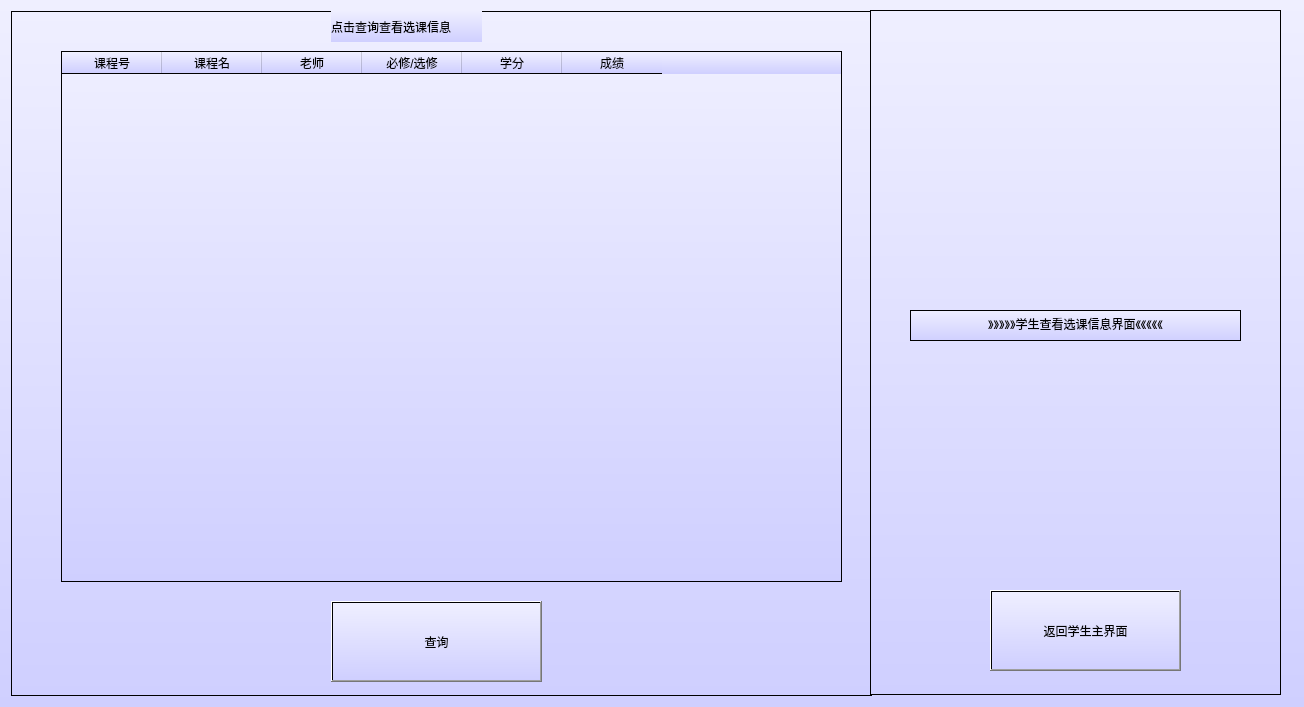
<?xml version="1.0" encoding="UTF-8"?>
<ui version="4.0">
 <class>Stu_Check</class>
 <widget class="QWidget" name="Stu_Check">
  <property name="geometry">
   <rect>
    <x>0</x>
    <y>0</y>
    <width>1304</width>
    <height>707</height>
   </rect>
  </property>
  <property name="windowTitle">
   <string>Form</string>
  </property>
  <property name="styleSheet">
   <string notr="true">background:QLinearGradient(x1:0,y1:0,x2:0,y2:1,stop:0 #efefff,stop:1 #cfcfff);</string>
  </property>
  <widget class="QFrame" name="frame">
   <property name="geometry">
    <rect>
     <x>11</x>
     <y>11</y>
     <width>861</width>
     <height>685</height>
    </rect>
   </property>
   <property name="frameShape">
    <enum>QFrame::StyledPanel</enum>
   </property>
   <property name="frameShadow">
    <enum>QFrame::Raised</enum>
   </property>
   <widget class="QLabel" name="label">
    <property name="geometry">
     <rect>
      <x>320</x>
      <y>0</y>
      <width>151</width>
      <height>31</height>
     </rect>
    </property>
    <property name="text">
     <string>点击查询查看选课信息</string>
    </property>
   </widget>
   <widget class="QTableWidget" name="tableWidget">
    <property name="geometry">
     <rect>
      <x>50</x>
      <y>40</y>
      <width>781</width>
      <height>531</height>
     </rect>
    </property>
    <column>
     <property name="text">
      <string>课程号</string>
     </property>
    </column>
    <column>
     <property name="text">
      <string>课程名</string>
     </property>
    </column>
    <column>
     <property name="text">
      <string>老师</string>
     </property>
    </column>
    <column>
     <property name="text">
      <string>必修/选修</string>
     </property>
    </column>
    <column>
     <property name="text">
      <string>学分</string>
     </property>
    </column>
    <column>
     <property name="text">
      <string>成绩</string>
     </property>
    </column>
   </widget>
   <widget class="QPushButton" name="searchButton">
    <property name="geometry">
     <rect>
      <x>320</x>
      <y>590</y>
      <width>211</width>
      <height>81</height>
     </rect>
    </property>
    <property name="text">
     <string>查询</string>
    </property>
   </widget>
  </widget>
  <widget class="QFrame" name="frame_3">
   <property name="geometry">
    <rect>
     <x>870</x>
     <y>10</y>
     <width>411</width>
     <height>685</height>
    </rect>
   </property>
   <property name="frameShape">
    <enum>QFrame::StyledPanel</enum>
   </property>
   <property name="frameShadow">
    <enum>QFrame::Raised</enum>
   </property>
   <widget class="QTextBrowser" name="textBrowser">
    <property name="geometry">
     <rect>
      <x>40</x>
      <y>300</y>
      <width>331</width>
      <height>31</height>
     </rect>
    </property>
    <property name="html">
     <string>&lt;!DOCTYPE HTML PUBLIC &quot;-//W3C//DTD HTML 4.0//EN&quot; &quot;http://www.w3.org/TR/REC-html40/strict.dtd&quot;&gt;
&lt;html&gt;&lt;head&gt;&lt;meta name=&quot;qrichtext&quot; content=&quot;1&quot; /&gt;&lt;style type=&quot;text/css&quot;&gt;
p, li { white-space: pre-wrap; }
&lt;/style&gt;&lt;/head&gt;&lt;body style=&quot; font-family:'SimSun'; font-size:9pt; font-weight:400; font-style:normal;&quot;&gt;
&lt;p align=&quot;center&quot; style=&quot; margin-top:0px; margin-bottom:0px; margin-left:0px; margin-right:0px; -qt-block-indent:0; text-indent:0px;&quot;&gt;&lt;span style=&quot; font-family:'SimSun';&quot;&gt;》》》》》学生查看选课信息界面《《《《《&lt;/span&gt;&lt;/p&gt;&lt;/body&gt;&lt;/html&gt;</string>
    </property>
   </widget>
   <widget class="QPushButton" name="returnButton">
    <property name="geometry">
     <rect>
      <x>120</x>
      <y>580</y>
      <width>191</width>
      <height>81</height>
     </rect>
    </property>
    <property name="text">
     <string>返回学生主界面</string>
    </property>
   </widget>
  </widget>
 </widget>
 <resources/>
 <connections/>
</ui>
